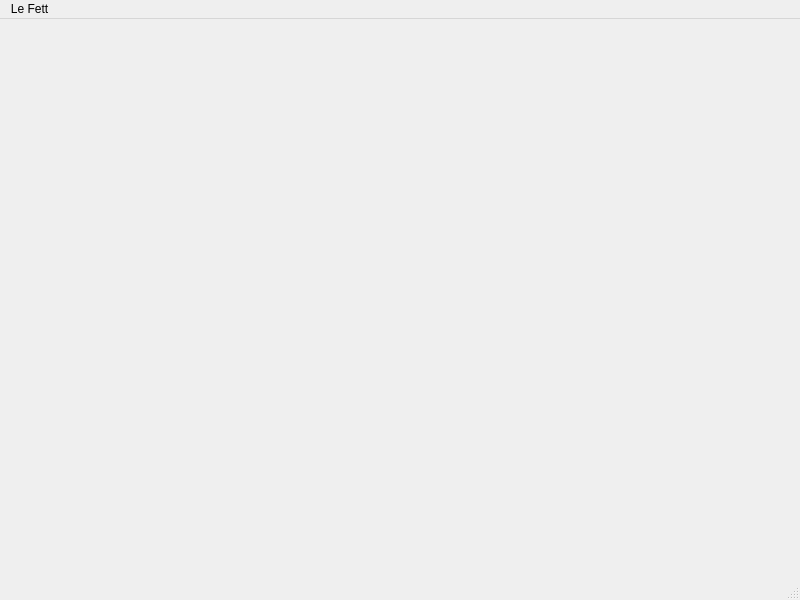
<?xml version="1.0" encoding="UTF-8"?>
<ui version="4.0">
 <class>MainWindow</class>
 <widget class="QMainWindow" name="MainWindow">
  <property name="geometry">
   <rect>
    <x>0</x>
    <y>0</y>
    <width>800</width>
    <height>600</height>
   </rect>
  </property>
  <property name="windowTitle">
   <string>MainWindow</string>
  </property>
  <widget class="QWidget" name="centralwidget"/>
  <widget class="QMenuBar" name="menubar">
   <property name="geometry">
    <rect>
     <x>0</x>
     <y>0</y>
     <width>800</width>
     <height>21</height>
    </rect>
   </property>
   <widget class="QMenu" name="menuLe_Fett">
    <property name="title">
     <string>Le Fett</string>
    </property>
   </widget>
   <addaction name="menuLe_Fett"/>
  </widget>
  <widget class="QStatusBar" name="statusbar"/>
 </widget>
 <resources/>
 <connections/>
</ui>
